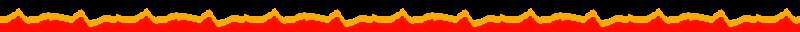

A level layout from a 2D game, rendered from its tile map. Below: a short description, then the map file with tile-grid data replaced by summaries:
An orthogonal 25x1 tile map with 32x32 px tiles, 1 tile layer (Tile Layer 1).

<map version="1.0" orientation="orthogonal" width="25" height="1" tilewidth="32" tileheight="32">
 <tileset firstgid="1" name="lava" tilewidth="32" tileheight="32">
  <image source="lava.png" width="128" height="32" />
 </tileset>
 <layer name="Tile Layer 1" width="25" height="1">
  <data>[25 cells, 25 non-empty, 4 distinct tile ids]</data>
 </layer>
</map>
